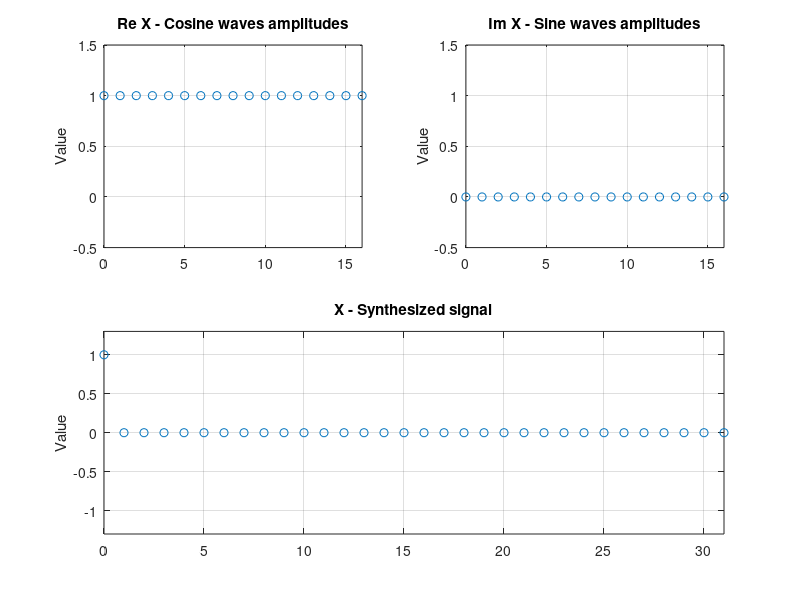

Here is the MATLAB script that generated this plot:
#! /usr/bin/octave -qf

% Inverse Real DFT
% Pulse signal synthesize

% Time domain length
td_length = 32;

% Frequency domain length
fd_length = (td_length/2)+1;

% Prepare empty result buffer
X = zeros(1, td_length);

% Prepare frequency domain
ReX = ones(1, fd_length);
ImX = zeros(1, fd_length);

% Calculus
% Finding the cosine and sine wave amplitudes

t = double(td_length)/2;

ReX_ = double(ReX)/t;
ImX_ = double(ImX)/t;

ReX_(1) = ReX_(1)/2;
ReX_(length(ReX_)) = ReX_(length(ReX_))/2;

% Generating output

t = 2*pi/td_length;

for k=1:fd_length,
    for i=1:td_length,
        X(i) = X(i) + ReX_(k)*cos(t*(k-1)*(i-1));
    	X(i) = X(i) + ImX_(k)*sin(t*(k-1)*(i-1));
    end;
end;

% Displaying

y_range_amplifier = 1.3;

td = 0:fd_length-1;

subplot(2, 2, 1);
plot(td, ReX, 'o');
grid on;
axis([0 length(td)-1 -0.5 1.5]);
title('Re X - Cosine waves amplitudes');
ylabel('Value');

subplot(2, 2, 2);
plot(td, ImX, 'o');
grid on;
axis([0 length(td)-1 -0.5 1.5]);
title('Im X - Sine waves amplitudes');
ylabel('Value');

td = 0:td_length-1;

subplot(2, 2, 3:4);
plot(td, X, 'o');
grid on;
y_range = max(abs(min(X)), abs(max(X)))*y_range_amplifier;
axis([0 length(td)-1 -y_range y_range]);
title('X - Synthesized signal');
ylabel('Value');

printf("Press any key to exit..");
pause